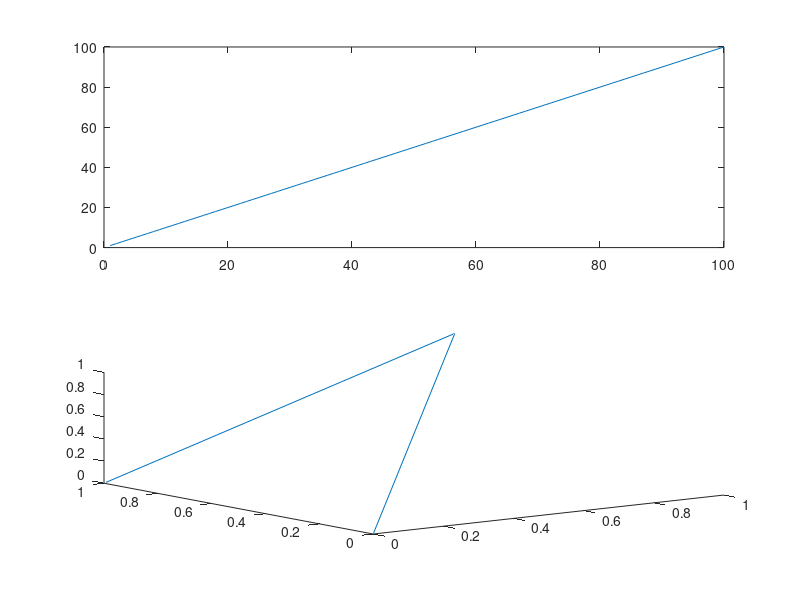

MATLAB code to generate this figure:
% -------------------------------
% Calcul position 
% Written by Luc Fourtinon
% -------------------------------

function[]=calcul_position()

%pas=0;
N=100;
s=zeros(1,N);
s(1)=1;
for i = 2 : N
   s(i) = s(i-1)+1;
end

x=[0,1,0];
x1=[2,2,2];
y=[0,1,1];
z=[0,1,0];
subplot(2,1,1);
plot(s)
subplot(2,1,2);
plot3(x,y,z)
end